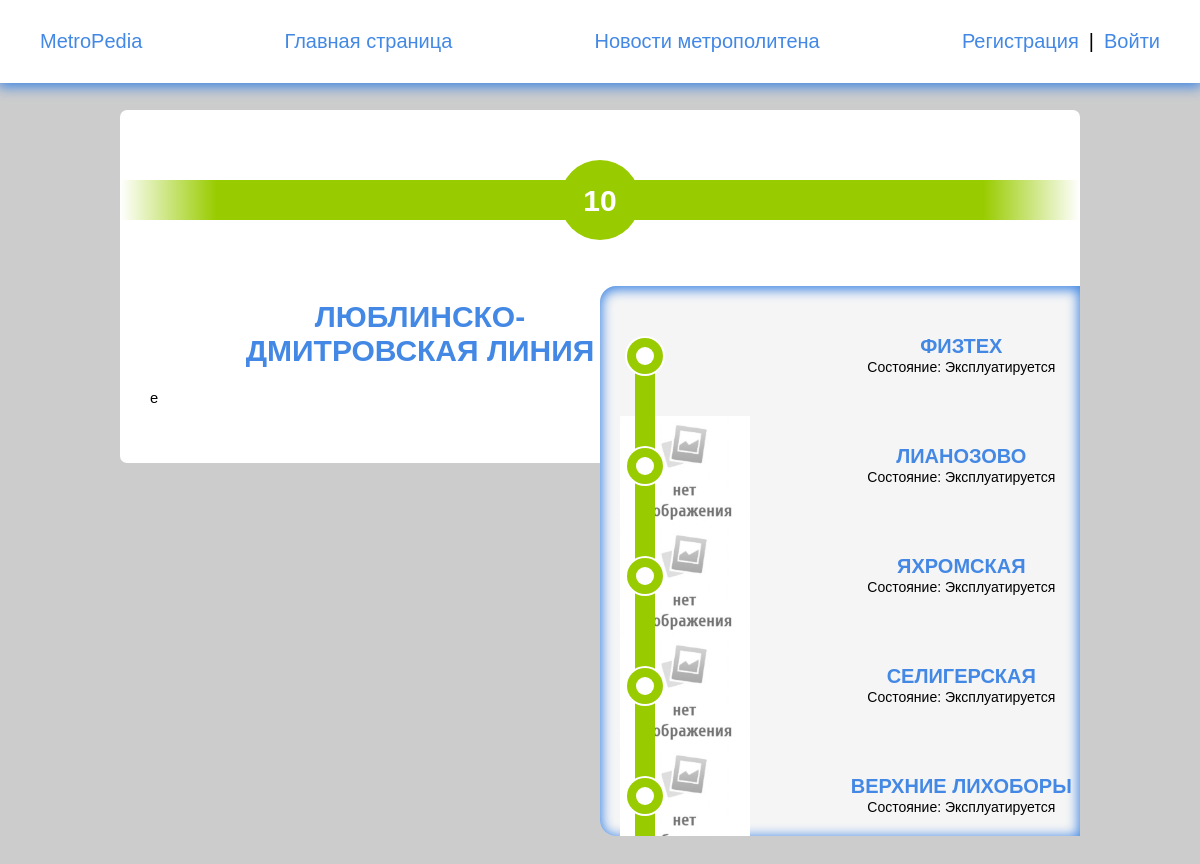
The page /wiki/line/lyublinsko-dmitrovskaya-liniya/ on the database its author committed.
### metro_wiki/models.py (models this page shows, shortened)
class Line(models.Model):
    title = models.CharField(max_length=100, blank=False, verbose_name='Название линий')
    slug = models.CharField(max_length=100, blank=False, unique=True, verbose_name='Ссылка')
    content = RichTextField(blank=True, null=True, verbose_name='Текст', config_name='extends')
    number = models.CharField(max_length=3, blank=True, verbose_name='Номер линий')
    color_text = ColorField(default='#FFFFFF', verbose_name='Цвет текста')
    color = ColorField(default='#EF161E', verbose_name='Цвет')
    city = models.ForeignKey(City, on_delete=models.PROTECT, verbose_name='Город')
    image = models.ImageField(upload_to='images/%Y/%M/%D', blank=True, verbose_name='Картинка')
    def __str__(self):
        return self.title
    class Meta:
        verbose_name = 'Линия'
        verbose_name_plural = 'Линии'
        ordering = ['number', 'title']

class Station(models.Model):
    STATUS_TYPE = (
        ('Эксплуатируется', '🚇 Эксплуатируется'),
        ('Строится', '🛠️ Строится'),
        ('Проектируется', '✏ Проектируется'),
        ('Планируется', '📄 Планируется'),
        ('Закрыта', '🔒 Закрыта'),
    )
    PATH_TYPE = (
        ('Эксплуатируется', '🚇 Эксплуатируется'),
        ('Строится', '🛠️ Строится'),
        ('Ничего', 'Ничего'),
    )
    PATH_DIRECTION = (
        ('Основной путь', 'Основной путь'),
        ('Ответвление', 'Ответвление'),
        ('Начало ответвления', 'Начало ответвления'),
        ('Конец ответвления', 'Конец ответвления'),
    )
    title = models.CharField(max_length=100, blank=False, verbose_name='Название станций')
    slug = models.CharField(max_length=100, blank=False, unique=True, verbose_name='Ссылка')
    content = RichTextField(blank=True, null=True, verbose_name='Текст', config_name='extends')
    index = models.IntegerField(default=1, verbose_name='Номер станций (север-юг/восток-запад)')
    transfer = models.ManyToManyField('Station', blank=True, related_name='+', verbose_name='Пересадки')
    path_direction = models.CharField(max_length=200, choices=PATH_DIRECTION,
                                      default='Основной путь', verbose_name='Тип пути')
    prev_path = models.CharField(max_length=200, choices=PATH_TYPE,
                                 default='Эксплуатируется', verbose_name='Путь к предыдущей станций')
    status = models.CharField(max_length=200, choices=STATUS_TYPE, default='Эксплуатируется', verbose_name='Статус')
    next_path = models.CharField(max_length=200, choices=PATH_TYPE,
                                 default='Эксплуатируется', verbose_name='Путь к следующей станций')
    line = models.ForeignKey(Line, on_delete=models.PROTECT, verbose_name='Линия')
    image = models.ImageField(upload_to='images/%Y/%M/%D', blank=True, verbose_name='Картинка')
    def get_absolute_url(self):
        return reverse('station', kwargs={'station_slug': self.slug})
    class Meta:
        verbose_name = 'Станция'
        verbose_name_plural = 'Станций'
        ordering = ['index', 'title']

### metro_wiki/views.py (the view)
# urls.py: path('line/<slug:line_slug>/', ShowLine.as_view(), name='line'),
class ShowLine(DataMixin, DetailView):
    model = Line
    template_name = 'wiki/objects/line.html'
    slug_url_kwarg = 'line_slug'
    context_object_name = 'line'
    def get_context_data(self, *, object_list=None, **kwargs):
        context = super().get_context_data(**kwargs)
        context['depot'] = Depot.objects.all()
        if self.request.user.is_authenticated:
            context['post_user_count'] = Blog.objects.filter(owner=self.request.user).count
        c_def = self.get_user_context(title=context['line'])
        return dict(list(context.items()) + list(c_def.items()))

### main_page/utils.py (called while the page is built)
    @staticmethod
    def get_user_context(**kwargs):
        context = kwargs
        context['menu'] = menu
        context['submenu_editor'] = submenu_editor
        context['cats'] = cats
        return context

### metro_wiki/templates/wiki/objects/line.html (shortened to what this page needs)
{% extends 'main_page/base.html' %}
{% load static %}
{% block content %}
<main class="content post_style">
    <section class="wrap_post {% if not line.image %} ptb-30 {% endif %}">
        {% if line.image %}
        <img class="preview_img" src="{{ line.image.url }}" alt="post_image">
        <div class="line_parent">
            <div class="line"
                 style="background: {{ line.color }};"></div>
            <div class="circle" style="background: {{ line.color }}">
                <p style="color: {{ line.color_text }};">{{ line.number }}</p>
            </div>
        </div>
        {% else %}
        <div class="line_parent mt-20">
            <div class="circle" style="background: {{ line.color }}">
                <p style="color: {{ line.color_text }};">{{ line.number }}</p>
            </div>
        </div>
        {% endif %}
                <ul class="vertical_stations_list">
            {% for st in line.station_set.all %}
            <li class="element">
                    <a class="line_link_image" href="{{ st.get_absolute_url }}">
                        {% if st.path_direction == 'Основной путь' %}
                        <svg width="110" height="110" xmlns="http://www.w3.org/2000/svg">
                            <g>
                                <rect x="-1" y="-1" width="36.37497" height="36.37497" id="canvas_background" fill="none"/>
                                <g id="canvasGrid" display="none">
                                    <rect id="svg_3" width="100%" height="100%" x="0" y="0" stroke-width="0"
                                          fill="url(#gridpattern)"/>
                                </g>
                            </g>
                            <g>
                                {% if st.prev_path == 'Эксплуатируется' %}
                                <rect id="svg_1" height="55" width="20" y="0" x="15" stroke-width="0" stroke="#000"
                                      fill="{{ line.color }}"/>
                                {% elif st.prev_path == 'Строится' %}
                                <rect id="svg_1" height="55" width="20" y="0" x="15" stroke-width="0" stroke="#000"
                                      fill="{{ line.color }}80"/>
                                {% endif %}
                                {% if st.next_path == 'Эксплуатируется' %}
                                <rect id="svg_2" height="55" width="20" y="55" x="15" stroke-width="0" stroke="#000"
                                      fill="{{ line.color }}"/>
                                {% elif st.next_path == 'Строится' %}
                                <rect id="svg_2" height="55" width="20" y="55" x="15" stroke-width="0" stroke="#000"
                                      fill="{{ line.color }}80"/>
                                {% endif %}
                                <ellipse ry="20" rx="20" id="svg_3" cy="55" cx="25" stroke-width="0" stroke="#000"
                                         fill="#ffffff"/>
                                {% if st.status == 'Эксплуатируется' %}
                                <ellipse ry="18" rx="18" id="svg_5" cy="55" cx="25" stroke-width="0" stroke="#000"
                                         fill="{{ line.color }}"/>
                                {% else %}
                                <ellipse ry="18" rx="18" id="svg_5" cy="55" cx="25" stroke-width="0" stroke="#000"
                                         fill="{{ line.color }}80"/>
                                {% endif %}
                                <ellipse ry="9" rx="9" id="svg_6" cy="55" cx="25" stroke-width="0" stroke="#000"
                                         fill="#ffffff"/>
                            </g>
                        </svg>
                        {% endif %}
                        {% if st.image %}
                        <img class="station_img" src="{{ st.image.url }}" alt="{{ st.title }}">
                        {% else %}
                        <img class="station_img" src="{% static 'images/plug.jpg' %}" alt="post_image">
                        {% endif %}
                    </a>
                    <div class="vertical_stations_info_block">
                        <a class="line_link_text" style="margin: 0 auto;" href="{{ st.get_absolute_url }}">
                            <div class="station_text">
                                <h2 class="list_title">{{ st.title | truncatechars:30 }}</h2>
                                <p>Состояние: {{ st.status }}</p>
                            </div>
                        </a>
                        <ul class="trans_list">
                        </ul>
                    </div>
                </li>
            {% endfor %}
        </ul>
        <div class="wrap_text">
            <h1>{{ line.title }}</h1>
            <p>{{ line.content | safe | linebreaksbr }}</p>
        </div>
    </section>
</main>
{% endblock %}

### main_page/static/style/style.css (style rules this page uses)
.main_sect, h2 { text-align: center; }
.content li { margin-bottom: 20px; font-size: 20px; }
.content a { color: #000; display: block; }
.post_style { margin-top: 110px; }
.element { display: flex; flex-direction: column; margin: 10px; }
.element a { height: 100%; position: relative; display: flex; flex-direction: column; justify-content: space-between; }
.element a h2 { margin: 0 20px; font-size: 19px; }
.element a p { margin: 0 20px; font-size: 18px; color: #000000; text-decoration: none; }
.line_parent { position: relative; z-index: 0; margin-top: -30px; margin-bottom: 30px; height: 80px; width: 100%; }
.circle { position: absolute; width: 80px; height: 80px; right: 50%; margin-right: -40px; border-radius: 50%; }
.circle p { margin: 0; margin-top: 25%; text-align: center; font-size: 30px; font-weight: bold; }
.station_img { object-fit: cover; width: 130px; height: 100%; }

### main_page/static/style/base.css (style rules this page uses)
*, *::before, *::after { box-sizing: border-box; }
body { margin: 0; padding: 0; font-family: Arial, Helvetica, sans-serif; background-color: #ccc; }
main { margin-top: 132px; }
ul { list-style: none; padding: 0; padding-bottom: 40px; }
a { text-decoration: none; }
h1 { text-align: center; }
h1, h2, h4 { color: #4388e4; text-transform: uppercase; }
p { line-height: 1.4; font-size: 0.92em; }

### main_page/static/style/wrap.css (style rules this page uses)
.wrap_post { max-width: 80%; margin: 0 auto; background-color: #fff; border-radius: 7px; }
.wrap_text { padding: 10px 30px; }
.wrap_text h1 { font-size: 30px; text-align: center; max-width: 80%; margin: 20px auto; }

### main_page/static/style/lists.css (style rules this page uses)
.vertical_stations_list { width: 50%; background-color: #F5F5F5; border-top-left-radius: 16px; border-bottom-left-radius: 16px; box-shadow: inset 0px 2px 12px 2px #4388e4; max-height: 550px; padding: 15px 0; float: right; display: flex; flex-direction: column; justify-content: flex-start; overflow-x: hidden; overflow-y: auto; align-items: flex-end; }
.vertical_stations_list .element { height: 110px; width: 100%; margin: 0; padding-left: 20px; flex-direction: row; }
.vertical_list .element a, .vertical_lines_cat_list a, .vertical_stations_list .element .vertical_stations_info_block .line_link_text, .vertical_station_cat_list a { flex-direction: row; }
.vertical_stations_list .vertical_stations_info_block .line_link_text { height: 70%; justify-content: flex-start; align-items: flex-end; }
.vertical_stations_list .line_link_image { height: 100%; display: block; }
.vertical_stations_info_block { width: 262px; display: flex; flex-direction: column; }
.trans_list { height: 30%; display: flex; justify-content: center; align-items: flex-end; flex-wrap: nowrap; align-content: center; padding: 0; }
.vertical_stations_list .element a .station_text h2 { margin: 0 auto; max-width: 250px; overflow: hidden; font-size: 20px; }
.vertical_stations_list .element a .station_text p { font-size: 14px; text-align: center; }

### main_page/static/style/technical.css (style rules this page uses)
.mt-20 { margin-top: 20px; }
.ptb-30 { padding: 30px 0; }

### rows shown on the page
Line: number "10", title "ЛЮБЛИНСКО-ДМИТРОВСКАЯ ЛИНИЯ", content "е"
Station: title "ФИЗТЕХ", status "Эксплуатируется"
Station: title "ЛИАНОЗОВО", status "Эксплуатируется"
Station: title "ЯХРОМСКАЯ", status "Эксплуатируется"
Station: title "СЕЛИГЕРСКАЯ", status "Эксплуатируется"
Station: title "ВЕРХНИЕ ЛИХОБОРЫ", status "Эксплуатируется"

### other values the page prints
{{ m.title }} "Главная страница" "Новости метрополитена"
